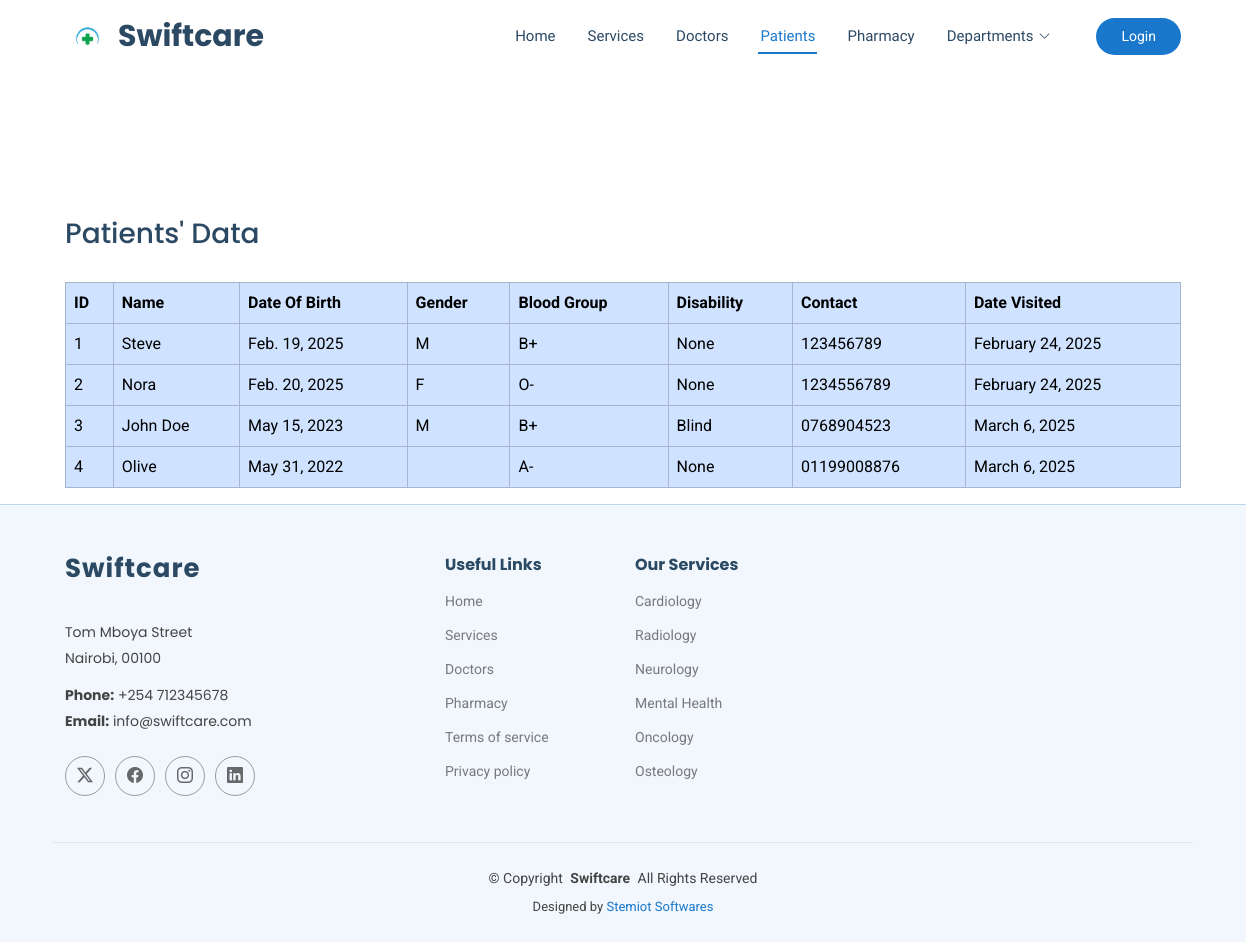
Screenshot of /registered_patients/ (signed in) with the database file from the repository.
### swiftcare/models.py (models this page shows, shortened)
class Patient(models.Model):
    filled_at=models.DateTimeField(auto_now_add=True)
    patient_name = models.CharField(max_length=100)
    patient_dob = models.DateField()
    GENDER_CHOICES = [
        ('M', 'Male'),
        ('F', 'Female'),
        ('O', 'Other'),
    ]
    patient_gender = models.CharField(max_length=10, choices=GENDER_CHOICES, default='M')
    BLOOD_GROUP_CHOICES = [
        ('A+', 'A+'),
        ('A-', 'A-'),
        ('B+', 'B+'),
        ('B-', 'B-'),
        ('AB+', 'AB+'),
        ('AB-', 'AB-'),
        ('O+', 'O+'),
        ('O-', 'O-'),
    ]
    patient_bloodGroup = models.CharField(max_length=3, choices= BLOOD_GROUP_CHOICES, default='O+')
    patient_disability = models.CharField(max_length=50)
    patient_contact = models.CharField(max_length=50)

### swiftcare/views.py (the view)
# urls.py: path('registered_patients/',views.registered_patients,name='registered_patients'),
@login_required(login_url='login')
def registered_patients(request):
    patients = Patient.objects.all()
    return render(request,'registered_patients.html',{'patients':patients})

### swiftcare/templates/registered_patients.html (shortened to what this page needs)
{% load static %}
<!DOCTYPE html>
<html lang="en">
<head>
  <link href="{% static 'assets/vendor/bootstrap/css/bootstrap.min.css' %}" rel="stylesheet">
  <link href="{% static 'assets/vendor/bootstrap-icons/bootstrap-icons.css' %}" rel="stylesheet">
  <link href="{%  static 'assets/vendor/aos/aos.css' %}" rel="stylesheet">
  <link href="{%  static 'assets/vendor/fontawesome-free/css/all.min.css' %}" rel="stylesheet">
  <link href="{%  static 'assets/vendor/glightbox/css/glightbox.min.css' %}" rel="stylesheet">
  <link href="{%  static 'assets/vendor/swiper/swiper-bundle.min.css' %}" rel="stylesheet">
  <link href="{%  static 'assets/css/main.css' %}" rel="stylesheet">
</head>
<body class="index-page">
   <header id="header" class="header sticky-top">
    <div class="branding d-flex align-items-center">
      <div class="container position-relative d-flex align-items-center justify-content-between">
        <a href="index.html" class="logo d-flex align-items-center me-auto">
           <img src="{% static 'assets/img/logo1.jpg' %}" alt="">
          <h1 class="sitename">Swiftcare</h1>
        </a>
        <nav id="navmenu" class="navmenu">
          <ul>
            <li><a href="{% url 'homepage' %}" >Home<br></a></li>
            <li><a href="{% url 'homepage' %}#services">Services</a></li>
            <li><a href="{% url 'doctors' %}">Doctors</a></li>
              {% if user.is_superuser %}
                  <li><a href="{% url 'registered_patients' %}" class="active">Patients</a></li>
               {% endif %}
            <li><a href="{% url 'pharmacy' %}">Pharmacy</a></li>
            <li class="dropdown"><a href="#"><span>Departments</span> <i class="bi bi-chevron-down toggle-dropdown"></i></a>
            </li>
          </ul>
        </nav>
        <a class="cta-btn d-none d-sm-block" href="{% url 'login' %}">Login</a>
      </div>
    </div>
  </header>
  <main class="main">
  <br><br><br><br><br>
  <div class="container"><br>
      <h3>Patients' Data</h3>
      <table class="table table-bordered table-hover  table-primary"><br>
   <th>ID</th>
        <th>Name</th>
        <th>Date Of Birth</th>
        <th>Gender</th>
      <th>Blood Group</th>
      <th>Disability</th>
      <th>Contact</th>
      <th>Date Visited</th>
          {% for patient in patients %}
               <tr>
        <td>{{ forloop.counter }}</td>
        <td>{{ patient.patient_name }}</td>
        <td>{{ patient.patient_dob }}</td>
        <td>{{ patient.patient_gender }}</td>
        <td>{{ patient.patient_bloodGroup }}</td>
        <td>{{ patient.patient_disability }}</td>
        <td>{{ patient.patient_contact }}</td>
        <td>{{ patient.filled_at|date:"F j, Y" }}</td>
    </tr>
          {% endfor %}
</table>
  </div>
       </main>
  <footer id="footer" class="footer light-background">
    <div class="container footer-top">
      <div class="row gy-4">
        <div class="col-lg-4 col-md-6 footer-about">
          <a href="index.html" class="logo d-flex align-items-center">
            <span class="sitename">Swiftcare</span>
          </a>
          <div class="footer-contact pt-3">
            <p>Tom Mboya Street</p>
            <p>Nairobi, 00100</p>
            <p class="mt-3"><strong>Phone:</strong> <span>+254 712345678</span></p>
            <p><strong>Email:</strong> <span>info@swiftcare.com</span></p>
          </div>
          <div class="social-links d-flex mt-4">
            <a href=""><i class="bi bi-twitter-x"></i></a>
            <a href=""><i class="bi bi-facebook"></i></a>
            <a href=""><i class="bi bi-instagram"></i></a>
            <a href=""><i class="bi bi-linkedin"></i></a>
          </div>
        </div>
        <div class="col-lg-2 col-md-3 footer-links">
          <h4>Useful Links</h4>
          <ul>
            <li><a href="{% url 'homepage' %}">Home</a></li>
            <li><a href="{% url 'homepage' %}#services">Services</a></li>
               <li><a href="{% url 'doctors' %}">Doctors</a></li>
              <li><a href="{% url 'pharmacy' %}">Pharmacy</a></li>
            <li><a href="#">Terms of service</a></li>
            <li><a href="#">Privacy policy</a></li>
          </ul>
        </div>
        <div class="col-lg-2 col-md-3 footer-links">
          <h4>Our Services</h4>
          <ul>
            <li><a href="{% url 'homepage' %}#services">Cardiology</a></li>
            <li><a href="{% url 'homepage' %}#services">Radiology</a></li>
            <li><a href="{% url 'homepage' %}#services">Neurology</a></li>
            <li><a href="{% url 'homepage' %}#services">Mental Health</a></li>
            <li><a href="{% url 'homepage' %}#services">Oncology</a></li>
            <li><a href="{% url 'homepage' %}#services">Osteology</a></li>
          </ul>
        </div>
      </div>
    </div>
    <div class="container copyright text-center mt-4">
      <p>© <span>Copyright</span> <strong class="px-1 sitename">Swiftcare</strong> <span>All Rights Reserved</span></p>
      <div class="credits">
        Designed by <a href="https://stemiotsoftwares.onrender.com/">Stemiot Softwares</a>
      </div>
    </div>
  </footer>
</body>
</html>

### rows the page displays
Patient: patient_name "Steve", patient_dob "Feb. 19, 2025", patient_gender "M", patient_bloodGroup "B+", patient_disability "None", patient_contact "123456789", filled_at "February 24, 2025"
Patient: patient_name "Nora", patient_dob "Feb. 20, 2025", patient_gender "F", patient_bloodGroup "O-", patient_disability "None", patient_contact "1234556789", filled_at "February 24, 2025"
Patient: patient_name "John Doe", patient_dob "May 15, 2023", patient_gender "M", patient_bloodGroup "B+", patient_disability "Blind", patient_contact "0768904523", filled_at "March 6, 2025"
Patient: patient_name "Olive", patient_dob "May 31, 2022", patient_bloodGroup "A-", patient_disability "None", patient_contact "01199008876", filled_at "March 6, 2025"
